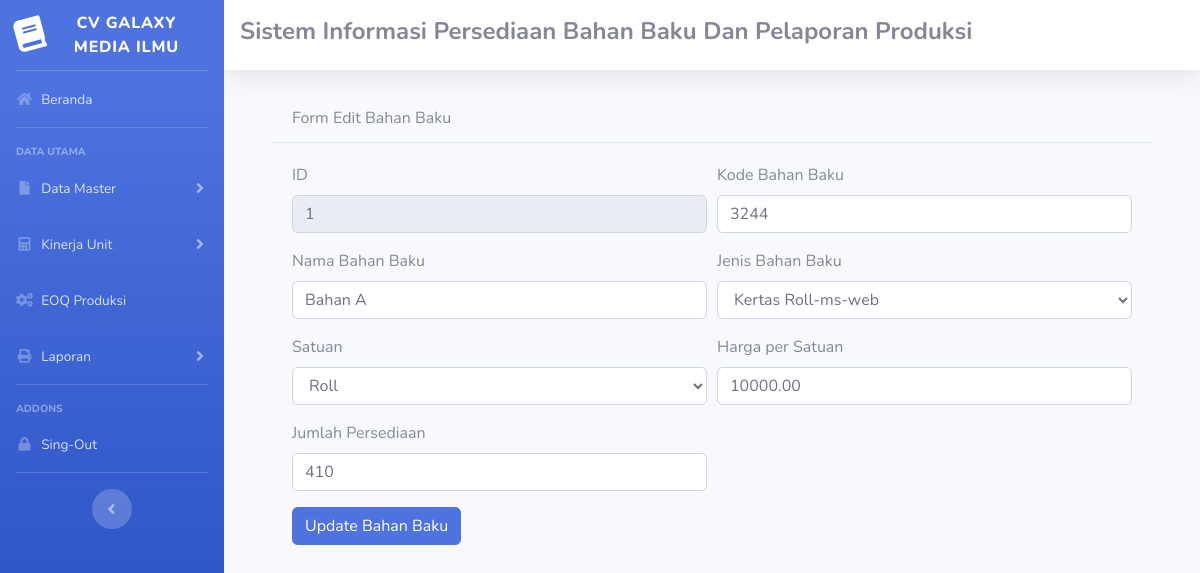
The app's page /s_admin.php?url=edit_bahan_baku&id=1 with its own data.
### tables this page shows
CREATE TABLE `bahan_baku` (
  `id` int NOT NULL,
  `kode_bahan_baku` varchar(50) DEFAULT NULL,
  `nama` varchar(100) NOT NULL,
  `jenis` varchar(50) DEFAULT NULL,
  `satuan` varchar(20) NOT NULL,
  `harga` decimal(10,2) NOT NULL,
  `jumlah_persediaan` int NOT NULL,
  `created_at` datetime NOT NULL DEFAULT CURRENT_TIMESTAMP
);

### edit_bahan_baku.php (the view, shortened to what this page needs)
<!DOCTYPE html>
<html lang="en">
<head>
    <link href="vendor/fontawesome-free/css/all.min.css" rel="stylesheet" type="text/css">
    <link href="css/sb-admin-2.min.css" rel="stylesheet">
</head>
<body id="bg-gradient-primary">
    <div class="container-fluid">
        <div class="card-header">
            Form Edit Bahan Baku
        </div>
        <div class="card-body">
            <?php
            require 'koneksi.php';
            $sql = $conn->query("SELECT * FROM bahan_baku WHERE id='$_GET[id]'");
            $data = $sql->fetch_assoc();
            ?>
            <form action="update_bahan_baku.php" method="post" class="form-horizontal">
                <div class="form-row">
                    <div class="col-md-6 mb-3">
                        <label for="id">ID</label>
                        <input type="text" id="id" name="id" class="form-control" value="<?php echo $data['id']; ?>" readonly>
                    </div>
                    <div class="col-md-6 mb-3">
                        <label for="kode_bahan_baku">Kode Bahan Baku</label>
                        <input type="text" id="kode_bahan_baku" name="kode_bahan_baku" class="form-control" value="<?php echo $data['kode_bahan_baku']; ?>">
                    </div>
                </div>
                <div class="form-row">
                    <div class="col-md-6 mb-3">
                        <label for="nama">Nama Bahan Baku</label>
                        <input type="text" id="nama" name="nama" class="form-control" value="<?php echo $data['nama']; ?>">
                    </div>
                    <div class="col-md-6 mb-3">
                        <label for="jenis">Jenis Bahan Baku</label>
                        <select id="jenis" name="jenis" class="form-control">
                            <option value="Kertas Roll(Web)" <?php echo ($data['jenis'] == 'Kertas Roll') ? 'selected' : ''; ?>>Kertas Roll-ms-web</option>
                        </select>
                    </div>
                </div>
                <div class="form-row">
                    <div class="col-md-6 mb-3">
                        <label for="satuan">Satuan</label>
                        <select id="satuan" name="satuan" class="form-control">
                            <option value="Roll" <?php echo ($data['satuan'] == 'Roll') ? 'selected' : ''; ?>>Roll</option>
                        </select>
                    </div>
                    <div class="col-md-6 mb-3">
                        <label for="harga">Harga per Satuan</label>
                        <input type="text" id="harga" name="harga" class="form-control" value="<?php echo $data['harga']; ?>">
                    </div>
                </div>
                <div class="form-row">
                    <div class="col-md-6 mb-3">
                        <label for="jumlah_persediaan">Jumlah Persediaan</label>
                        <input type="text" id="jumlah_persediaan" name="jumlah_persediaan" class="form-control" value="<?php echo $data['jumlah_persediaan']; ?>">
                    </div>
                </div>
                <button type="submit" class="btn btn-primary">Update Bahan Baku</button>
            </form>
        </div>
    </div>
</body>
</html>

### records on screen
bahan_baku: id "1", kode_bahan_baku "3244", nama "Bahan A", satuan "Roll", harga "10000.00", jumlah_persediaan "410"
